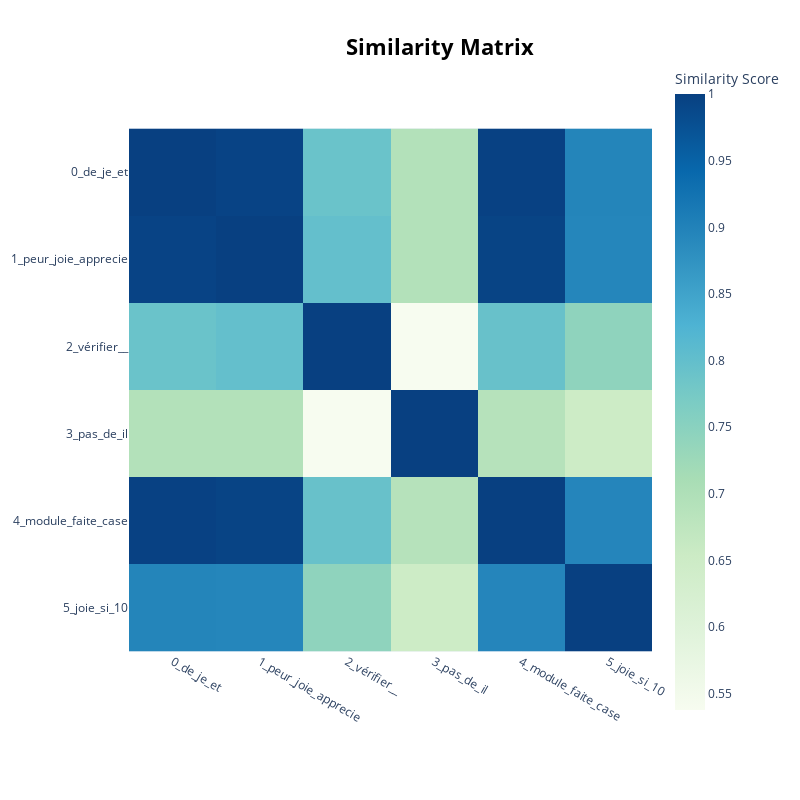

Source (notebook cell):
### Code cell
topic_model.visualize_heatmap()

### Figure 1 — Plotly figure (JSON) as saved in the notebook; plotly's stock layout.template omitted (floating-point values rounded to 4 significant figures)
{"data": [{"coloraxis": "coloraxis", "hovertemplate": "x: %{x}<br>y: %{y}<br>Similarity Score: %{z}<extra></extra>", "name": "0", "type": "heatmap", "x": ["0_de_je_et", "1_peur_joie_apprecie", "2_vérifier__", "3_pas_de_il", "4_module_faite_case", "5_joie_si_10"], "xaxis": "x", "y": ["0_de_je_et", "1_peur_joie_apprecie", "2_vérifier__", "3_pas_de_il", "4_module_faite_case", "5_joie_si_10"], "yaxis": "y", "z": [[1.0, 0.995, 0.7906, 0.6941, 0.9979, 0.8963], [0.995, 1.0, 0.7979, 0.6941, 0.9946, 0.8945], [0.7906, 0.7979, 1.0, 0.5379, 0.7937, 0.7436], [0.6941, 0.6941, 0.5379, 1, 0.6887, 0.6497], [0.9979, 0.9946, 0.7937, 0.6887, 1, 0.895], [0.8963, 0.8945, 0.7436, 0.6497, 0.895, 1]]}], "layout": {"coloraxis": {"colorbar": {"title": {"text": "Similarity Score"}}, "colorscale": [[0, "rgb(247,252,240)"], [0.125, "rgb(224,243,219)"], [0.25, "rgb(204,235,197)"], [0.375, "rgb(168,221,181)"], [0.5, "rgb(123,204,196)"], [0.625, "rgb(78,179,211)"], [0.75, "rgb(43,140,190)"], [0.875, "rgb(8,104,172)"], [1, "rgb(8,64,129)"]]}, "height": 800, "hoverlabel": {"bgcolor": "white", "font": {"family": "Rockwell", "size": 16}}, "legend": {"title": {"text": "Trend"}}, "margin": {"t": 60}, "showlegend": true, "title": {"font": {"color": "Black", "size": 22}, "text": "<b>Similarity Matrix", "x": 0.55, "xanchor": "center", "y": 0.95, "yanchor": "top"}, "width": 800, "xaxis": {"anchor": "y", "constrain": "domain", "domain": [0, 1], "scaleanchor": "y"}, "yaxis": {"anchor": "x", "autorange": "reversed", "constrain": "domain", "domain": [0, 1]}}}
